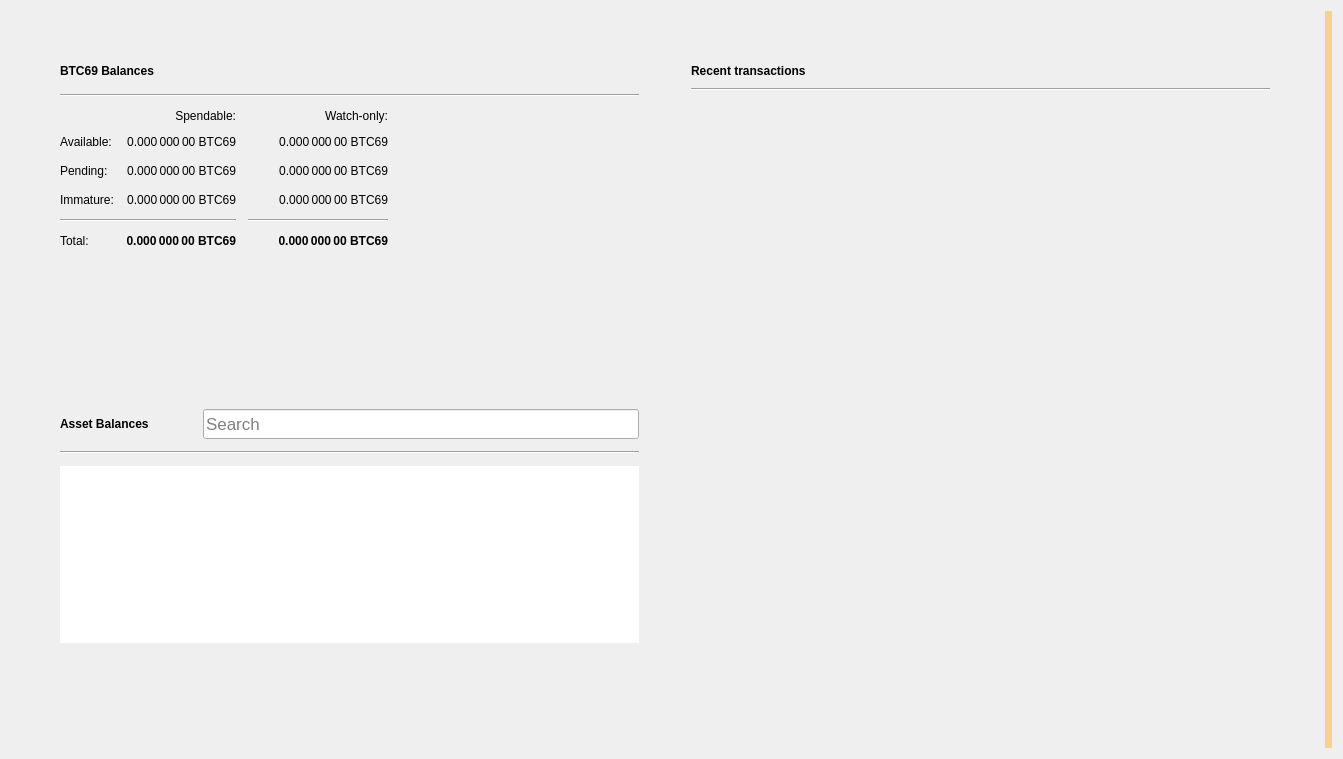
<?xml version="1.0" encoding="UTF-8"?>
<ui version="4.0">
 <class>OverviewPage</class>
 <widget class="QWidget" name="OverviewPage">
  <property name="geometry">
   <rect>
    <x>0</x>
    <y>0</y>
    <width>1343</width>
    <height>759</height>
   </rect>
  </property>
  <property name="windowTitle">
   <string>Form</string>
  </property>
  <property name="autoFillBackground">
   <bool>false</bool>
  </property>
  <layout class="QGridLayout" name="gridLayout_3">
   <item row="0" column="1">
    <layout class="QVBoxLayout" name="verticalLayout_7">
     <property name="spacing">
      <number>0</number>
     </property>
     <property name="leftMargin">
      <number>0</number>
     </property>
     <property name="topMargin">
      <number>0</number>
     </property>
     <property name="rightMargin">
      <number>0</number>
     </property>
     <property name="bottomMargin">
      <number>0</number>
     </property>
     <item>
      <layout class="QHBoxLayout" name="horizontalLayout" stretch="0,0">
       <property name="spacing">
        <number>34</number>
       </property>
       <property name="sizeConstraint">
        <enum>QLayout::SetMaximumSize</enum>
       </property>
       <property name="leftMargin">
        <number>40</number>
       </property>
       <property name="topMargin">
        <number>40</number>
       </property>
       <property name="rightMargin">
        <number>40</number>
       </property>
       <property name="bottomMargin">
        <number>40</number>
       </property>
       <item>
        <layout class="QVBoxLayout" name="verticalLayout_2">
         <property name="spacing">
          <number>34</number>
         </property>
         <property name="rightMargin">
          <number>0</number>
         </property>
         <item>
          <widget class="QFrame" name="frame">
           <property name="sizePolicy">
            <sizepolicy hsizetype="Preferred" vsizetype="Preferred">
             <horstretch>0</horstretch>
             <verstretch>0</verstretch>
            </sizepolicy>
           </property>
           <property name="frameShape">
            <enum>QFrame::NoFrame</enum>
           </property>
           <property name="frameShadow">
            <enum>QFrame::Raised</enum>
           </property>
           <property name="lineWidth">
            <number>10</number>
           </property>
           <layout class="QVBoxLayout" name="verticalLayout_4">
            <property name="spacing">
             <number>12</number>
            </property>
            <item>
             <layout class="QHBoxLayout" name="horizontalLayout_4">
              <item>
               <widget class="QLabel" name="btc69BalancesLabel">
                <property name="font">
                 <font>
                  <weight>75</weight>
                  <bold>true</bold>
                 </font>
                </property>
                <property name="text">
                 <string>BTC69 Balances</string>
                </property>
               </widget>
              </item>
              <item>
               <widget class="QPushButton" name="labelWalletStatus">
                <property name="enabled">
                 <bool>true</bool>
                </property>
                <property name="maximumSize">
                 <size>
                  <width>30</width>
                  <height>16777215</height>
                 </size>
                </property>
                <property name="toolTip">
                 <string>The displayed information may be out of date. Your wallet automatically synchronizes with the BTC69 network after a connection is established, but this process has not completed yet.</string>
                </property>
                <property name="text">
                 <string/>
                </property>
                <property name="icon">
                 <iconset>
                  <normaloff>:/icons/warning</normaloff>
                  <disabledoff>:/icons/warning</disabledoff>:/icons/warning</iconset>
                </property>
                <property name="iconSize">
                 <size>
                  <width>24</width>
                  <height>24</height>
                 </size>
                </property>
                <property name="flat">
                 <bool>true</bool>
                </property>
               </widget>
              </item>
              <item>
               <spacer name="horizontalSpacer_3">
                <property name="orientation">
                 <enum>Qt::Horizontal</enum>
                </property>
                <property name="sizeHint" stdset="0">
                 <size>
                  <width>40</width>
                  <height>20</height>
                 </size>
                </property>
               </spacer>
              </item>
             </layout>
            </item>
            <item>
             <widget class="Line" name="line_2">
              <property name="orientation">
               <enum>Qt::Horizontal</enum>
              </property>
             </widget>
            </item>
            <item>
             <layout class="QGridLayout" name="gridLayout">
              <property name="spacing">
               <number>12</number>
              </property>
              <item row="3" column="2">
               <widget class="QLabel" name="labelWatchImmature">
                <property name="font">
                 <font>
                  <weight>50</weight>
                  <bold>false</bold>
                 </font>
                </property>
                <property name="cursor">
                 <cursorShape>IBeamCursor</cursorShape>
                </property>
                <property name="toolTip">
                 <string>Mined balance in watch-only addresses that has not yet matured</string>
                </property>
                <property name="text">
                 <string notr="true">0.000 000 00 BTC69</string>
                </property>
                <property name="alignment">
                 <set>Qt::AlignRight|Qt::AlignTrailing|Qt::AlignVCenter</set>
                </property>
                <property name="textInteractionFlags">
                 <set>Qt::LinksAccessibleByMouse|Qt::TextSelectableByKeyboard|Qt::TextSelectableByMouse</set>
                </property>
               </widget>
              </item>
              <item row="2" column="3">
               <spacer name="horizontalSpacer_2">
                <property name="orientation">
                 <enum>Qt::Horizontal</enum>
                </property>
                <property name="sizeHint" stdset="0">
                 <size>
                  <width>40</width>
                  <height>20</height>
                 </size>
                </property>
               </spacer>
              </item>
              <item row="1" column="0">
               <widget class="QLabel" name="labelBalanceText">
                <property name="text">
                 <string>Available:</string>
                </property>
               </widget>
              </item>
              <item row="1" column="2">
               <widget class="QLabel" name="labelWatchAvailable">
                <property name="font">
                 <font>
                  <weight>50</weight>
                  <bold>false</bold>
                 </font>
                </property>
                <property name="cursor">
                 <cursorShape>IBeamCursor</cursorShape>
                </property>
                <property name="toolTip">
                 <string>Your current balance in watch-only addresses</string>
                </property>
                <property name="text">
                 <string notr="true">0.000 000 00 BTC69</string>
                </property>
                <property name="alignment">
                 <set>Qt::AlignRight|Qt::AlignTrailing|Qt::AlignVCenter</set>
                </property>
                <property name="textInteractionFlags">
                 <set>Qt::LinksAccessibleByMouse|Qt::TextSelectableByKeyboard|Qt::TextSelectableByMouse</set>
                </property>
               </widget>
              </item>
              <item row="2" column="1">
               <widget class="QLabel" name="labelUnconfirmed">
                <property name="font">
                 <font>
                  <weight>50</weight>
                  <bold>false</bold>
                 </font>
                </property>
                <property name="cursor">
                 <cursorShape>IBeamCursor</cursorShape>
                </property>
                <property name="toolTip">
                 <string>Total of transactions that have yet to be confirmed, and do not yet count toward the spendable balance</string>
                </property>
                <property name="text">
                 <string notr="true">0.000 000 00 BTC69</string>
                </property>
                <property name="alignment">
                 <set>Qt::AlignRight|Qt::AlignTrailing|Qt::AlignVCenter</set>
                </property>
                <property name="textInteractionFlags">
                 <set>Qt::LinksAccessibleByMouse|Qt::TextSelectableByKeyboard|Qt::TextSelectableByMouse</set>
                </property>
               </widget>
              </item>
              <item row="4" column="2">
               <widget class="Line" name="lineWatchBalance">
                <property name="sizePolicy">
                 <sizepolicy hsizetype="Preferred" vsizetype="Fixed">
                  <horstretch>0</horstretch>
                  <verstretch>0</verstretch>
                 </sizepolicy>
                </property>
                <property name="minimumSize">
                 <size>
                  <width>140</width>
                  <height>0</height>
                 </size>
                </property>
                <property name="orientation">
                 <enum>Qt::Horizontal</enum>
                </property>
               </widget>
              </item>
              <item row="0" column="1">
               <widget class="QLabel" name="labelSpendable">
                <property name="text">
                 <string>Spendable:</string>
                </property>
                <property name="alignment">
                 <set>Qt::AlignRight|Qt::AlignTrailing|Qt::AlignVCenter</set>
                </property>
               </widget>
              </item>
              <item row="3" column="0">
               <widget class="QLabel" name="labelImmatureText">
                <property name="text">
                 <string>Immature:</string>
                </property>
               </widget>
              </item>
              <item row="5" column="2">
               <widget class="QLabel" name="labelWatchTotal">
                <property name="font">
                 <font>
                  <weight>75</weight>
                  <bold>true</bold>
                 </font>
                </property>
                <property name="cursor">
                 <cursorShape>IBeamCursor</cursorShape>
                </property>
                <property name="toolTip">
                 <string>Current total balance in watch-only addresses</string>
                </property>
                <property name="text">
                 <string notr="true">0.000 000 00 BTC69</string>
                </property>
                <property name="alignment">
                 <set>Qt::AlignRight|Qt::AlignTrailing|Qt::AlignVCenter</set>
                </property>
                <property name="textInteractionFlags">
                 <set>Qt::LinksAccessibleByMouse|Qt::TextSelectableByKeyboard|Qt::TextSelectableByMouse</set>
                </property>
               </widget>
              </item>
              <item row="4" column="0" colspan="2">
               <widget class="Line" name="line">
                <property name="orientation">
                 <enum>Qt::Horizontal</enum>
                </property>
               </widget>
              </item>
              <item row="0" column="2">
               <widget class="QLabel" name="labelWatchonly">
                <property name="text">
                 <string>Watch-only:</string>
                </property>
                <property name="alignment">
                 <set>Qt::AlignRight|Qt::AlignTrailing|Qt::AlignVCenter</set>
                </property>
               </widget>
              </item>
              <item row="5" column="1">
               <widget class="QLabel" name="labelTotal">
                <property name="font">
                 <font>
                  <weight>75</weight>
                  <bold>true</bold>
                 </font>
                </property>
                <property name="cursor">
                 <cursorShape>IBeamCursor</cursorShape>
                </property>
                <property name="toolTip">
                 <string>Your current total balance</string>
                </property>
                <property name="text">
                 <string notr="true">0.000 000 00 BTC69</string>
                </property>
                <property name="alignment">
                 <set>Qt::AlignRight|Qt::AlignTrailing|Qt::AlignVCenter</set>
                </property>
                <property name="textInteractionFlags">
                 <set>Qt::LinksAccessibleByMouse|Qt::TextSelectableByKeyboard|Qt::TextSelectableByMouse</set>
                </property>
               </widget>
              </item>
              <item row="1" column="1">
               <widget class="QLabel" name="labelBalance">
                <property name="font">
                 <font>
                  <weight>50</weight>
                  <bold>false</bold>
                 </font>
                </property>
                <property name="cursor">
                 <cursorShape>IBeamCursor</cursorShape>
                </property>
                <property name="toolTip">
                 <string>Your current spendable balance</string>
                </property>
                <property name="text">
                 <string notr="true">0.000 000 00 BTC69</string>
                </property>
                <property name="alignment">
                 <set>Qt::AlignRight|Qt::AlignTrailing|Qt::AlignVCenter</set>
                </property>
                <property name="textInteractionFlags">
                 <set>Qt::LinksAccessibleByMouse|Qt::TextSelectableByKeyboard|Qt::TextSelectableByMouse</set>
                </property>
               </widget>
              </item>
              <item row="2" column="0">
               <widget class="QLabel" name="labelPendingText">
                <property name="text">
                 <string>Pending:</string>
                </property>
               </widget>
              </item>
              <item row="5" column="0">
               <widget class="QLabel" name="labelTotalText">
                <property name="text">
                 <string>Total:</string>
                </property>
               </widget>
              </item>
              <item row="3" column="1">
               <widget class="QLabel" name="labelImmature">
                <property name="font">
                 <font>
                  <weight>50</weight>
                  <bold>false</bold>
                 </font>
                </property>
                <property name="cursor">
                 <cursorShape>IBeamCursor</cursorShape>
                </property>
                <property name="toolTip">
                 <string>Mined balance that has not yet matured</string>
                </property>
                <property name="text">
                 <string notr="true">0.000 000 00 BTC69</string>
                </property>
                <property name="alignment">
                 <set>Qt::AlignRight|Qt::AlignTrailing|Qt::AlignVCenter</set>
                </property>
                <property name="textInteractionFlags">
                 <set>Qt::LinksAccessibleByMouse|Qt::TextSelectableByKeyboard|Qt::TextSelectableByMouse</set>
                </property>
               </widget>
              </item>
              <item row="2" column="2">
               <widget class="QLabel" name="labelWatchPending">
                <property name="font">
                 <font>
                  <weight>50</weight>
                  <bold>false</bold>
                 </font>
                </property>
                <property name="cursor">
                 <cursorShape>IBeamCursor</cursorShape>
                </property>
                <property name="toolTip">
                 <string>Unconfirmed transactions to watch-only addresses</string>
                </property>
                <property name="text">
                 <string notr="true">0.000 000 00 BTC69</string>
                </property>
                <property name="alignment">
                 <set>Qt::AlignRight|Qt::AlignTrailing|Qt::AlignVCenter</set>
                </property>
                <property name="textInteractionFlags">
                 <set>Qt::LinksAccessibleByMouse|Qt::TextSelectableByKeyboard|Qt::TextSelectableByMouse</set>
                </property>
               </widget>
              </item>
             </layout>
            </item>
           </layout>
          </widget>
         </item>
         <item>
          <widget class="QWidget" name="assetVerticalSpaceWidget2" native="true">
           <property name="autoFillBackground">
            <bool>false</bool>
           </property>
           <layout class="QVBoxLayout" name="verticalLayout_6">
            <item>
             <spacer name="verticalSpacer_4">
              <property name="orientation">
               <enum>Qt::Vertical</enum>
              </property>
              <property name="sizeHint" stdset="0">
               <size>
                <width>20</width>
                <height>87</height>
               </size>
              </property>
             </spacer>
            </item>
           </layout>
          </widget>
         </item>
         <item>
          <widget class="QFrame" name="assetFrame">
           <property name="autoFillBackground">
            <bool>true</bool>
           </property>
           <property name="frameShape">
            <enum>QFrame::NoFrame</enum>
           </property>
           <property name="frameShadow">
            <enum>QFrame::Plain</enum>
           </property>
           <property name="lineWidth">
            <number>0</number>
           </property>
           <layout class="QVBoxLayout" name="verticalLayout_5">
            <property name="spacing">
             <number>12</number>
            </property>
            <item>
             <layout class="QHBoxLayout" name="assetBalanceHorizontalLayout">
              <item alignment="Qt::AlignVCenter">
               <widget class="QLabel" name="assetBalanceLabel">
                <property name="font">
                 <font>
                  <weight>75</weight>
                  <bold>true</bold>
                 </font>
                </property>
                <property name="text">
                 <string>Asset Balances</string>
                </property>
               </widget>
              </item>
              <item>
               <widget class="QPushButton" name="labelAssetStatus">
                <property name="enabled">
                 <bool>true</bool>
                </property>
                <property name="maximumSize">
                 <size>
                  <width>30</width>
                  <height>16777215</height>
                 </size>
                </property>
                <property name="toolTip">
                 <string>The displayed information may be out of date. Your wallet automatically synchronizes with the BTC69 network after a connection is established, but this process has not completed yet.</string>
                </property>
                <property name="text">
                 <string/>
                </property>
                <property name="icon">
                 <iconset>
                  <normaloff>:/icons/warning</normaloff>
                  <disabledoff>:/icons/warning</disabledoff>:/icons/warning</iconset>
                </property>
                <property name="iconSize">
                 <size>
                  <width>24</width>
                  <height>24</height>
                 </size>
                </property>
                <property name="flat">
                 <bool>true</bool>
                </property>
               </widget>
              </item>
              <item alignment="Qt::AlignBottom">
               <widget class="QLineEdit" name="assetSearch">
                <property name="sizePolicy">
                 <sizepolicy hsizetype="Expanding" vsizetype="Preferred">
                  <horstretch>0</horstretch>
                  <verstretch>0</verstretch>
                 </sizepolicy>
                </property>
                <property name="minimumSize">
                 <size>
                  <width>0</width>
                  <height>30</height>
                 </size>
                </property>
                <property name="maximumSize">
                 <size>
                  <width>16777215</width>
                  <height>30</height>
                 </size>
                </property>
                <property name="sizeIncrement">
                 <size>
                  <width>0</width>
                  <height>0</height>
                 </size>
                </property>
                <property name="baseSize">
                 <size>
                  <width>0</width>
                  <height>0</height>
                 </size>
                </property>
                <property name="font">
                 <font>
                  <pointsize>13</pointsize>
                 </font>
                </property>
                <property name="maxLength">
                 <number>32</number>
                </property>
                <property name="frame">
                 <bool>true</bool>
                </property>
                <property name="alignment">
                 <set>Qt::AlignLeading|Qt::AlignLeft|Qt::AlignVCenter</set>
                </property>
                <property name="placeholderText">
                 <string>Search</string>
                </property>
                <property name="clearButtonEnabled">
                 <bool>true</bool>
                </property>
               </widget>
              </item>
             </layout>
            </item>
            <item>
             <widget class="Line" name="assetBalanceLine">
              <property name="orientation">
               <enum>Qt::Horizontal</enum>
              </property>
             </widget>
            </item>
            <item>
             <widget class="QListView" name="listAssets">
              <property name="frameShape">
               <enum>QFrame::NoFrame</enum>
              </property>
              <property name="lineWidth">
               <number>0</number>
              </property>
              <property name="verticalScrollMode">
               <enum>QAbstractItemView::ScrollPerItem</enum>
              </property>
             </widget>
            </item>
            <item>
             <widget class="QWidget" name="assetVerticalSpaceWidget" native="true">
              <property name="autoFillBackground">
               <bool>false</bool>
              </property>
              <layout class="QVBoxLayout" name="verticalLayout">
               <item>
                <spacer name="verticalSpacer_3">
                 <property name="orientation">
                  <enum>Qt::Vertical</enum>
                 </property>
                 <property name="sizeHint" stdset="0">
                  <size>
                   <width>20</width>
                   <height>40</height>
                  </size>
                 </property>
                </spacer>
               </item>
              </layout>
             </widget>
            </item>
           </layout>
          </widget>
         </item>
        </layout>
       </item>
       <item>
        <layout class="QVBoxLayout" name="verticalLayout_3">
         <property name="spacing">
          <number>34</number>
         </property>
         <property name="leftMargin">
          <number>0</number>
         </property>
         <item>
          <widget class="QFrame" name="frame_2">
           <property name="sizePolicy">
            <sizepolicy hsizetype="Preferred" vsizetype="Fixed">
             <horstretch>0</horstretch>
             <verstretch>0</verstretch>
            </sizepolicy>
           </property>
           <property name="frameShape">
            <enum>QFrame::NoFrame</enum>
           </property>
           <property name="frameShadow">
            <enum>QFrame::Plain</enum>
           </property>
           <property name="lineWidth">
            <number>0</number>
           </property>
           <layout class="QGridLayout" name="gridLayout_2">
            <property name="horizontalSpacing">
             <number>12</number>
            </property>
            <item row="0" column="0">
             <layout class="QHBoxLayout" name="horizontalLayout_2">
              <item>
               <widget class="QLabel" name="recentTransactionsLabel">
                <property name="font">
                 <font>
                  <weight>75</weight>
                  <bold>true</bold>
                 </font>
                </property>
                <property name="text">
                 <string>Recent transactions</string>
                </property>
               </widget>
              </item>
              <item>
               <widget class="QPushButton" name="labelTransactionsStatus">
                <property name="enabled">
                 <bool>true</bool>
                </property>
                <property name="maximumSize">
                 <size>
                  <width>30</width>
                  <height>16777215</height>
                 </size>
                </property>
                <property name="toolTip">
                 <string>The displayed information may be out of date. Your wallet automatically synchronizes with the BTC69 network after a connection is established, but this process has not completed yet.</string>
                </property>
                <property name="text">
                 <string/>
                </property>
                <property name="icon">
                 <iconset>
                  <normaloff>:/icons/warning</normaloff>
                  <disabledoff>:/icons/warning</disabledoff>:/icons/warning</iconset>
                </property>
                <property name="iconSize">
                 <size>
                  <width>24</width>
                  <height>24</height>
                 </size>
                </property>
                <property name="flat">
                 <bool>true</bool>
                </property>
               </widget>
              </item>
              <item>
               <spacer name="horizontalSpacer">
                <property name="orientation">
                 <enum>Qt::Horizontal</enum>
                </property>
                <property name="sizeHint" stdset="0">
                 <size>
                  <width>40</width>
                  <height>20</height>
                 </size>
                </property>
               </spacer>
              </item>
             </layout>
            </item>
            <item row="2" column="0">
             <widget class="QListView" name="listTransactions">
              <property name="styleSheet">
               <string notr="true">QListView { background: transparent; }</string>
              </property>
              <property name="frameShape">
               <enum>QFrame::NoFrame</enum>
              </property>
              <property name="verticalScrollBarPolicy">
               <enum>Qt::ScrollBarAlwaysOff</enum>
              </property>
              <property name="horizontalScrollBarPolicy">
               <enum>Qt::ScrollBarAlwaysOff</enum>
              </property>
              <property name="selectionMode">
               <enum>QAbstractItemView::NoSelection</enum>
              </property>
             </widget>
            </item>
            <item row="1" column="0">
             <widget class="Line" name="line_3">
              <property name="orientation">
               <enum>Qt::Horizontal</enum>
              </property>
             </widget>
            </item>
           </layout>
          </widget>
         </item>
         <item>
          <spacer name="verticalSpacer_2">
           <property name="orientation">
            <enum>Qt::Vertical</enum>
           </property>
           <property name="sizeHint" stdset="0">
            <size>
             <width>20</width>
             <height>40</height>
            </size>
           </property>
          </spacer>
         </item>
        </layout>
       </item>
      </layout>
     </item>
    </layout>
   </item>
   <item row="0" column="3">
    <widget class="QLabel" name="labelAlerts">
     <property name="visible">
      <bool>true</bool>
     </property>
     <property name="styleSheet">
      <string notr="true">QLabel { background-color: qlineargradient(x1: 0, y1: 0, x2: 1, y2: 0, stop:0 #F0D0A0, stop:1 #F8D488); color:#000000; }</string>
     </property>
     <property name="wordWrap">
      <bool>true</bool>
     </property>
     <property name="margin">
      <number>3</number>
     </property>
     <property name="textInteractionFlags">
      <set>Qt::TextSelectableByMouse</set>
     </property>
    </widget>
   </item>
  </layout>
 </widget>
 <resources/>
 <connections/>
</ui>
